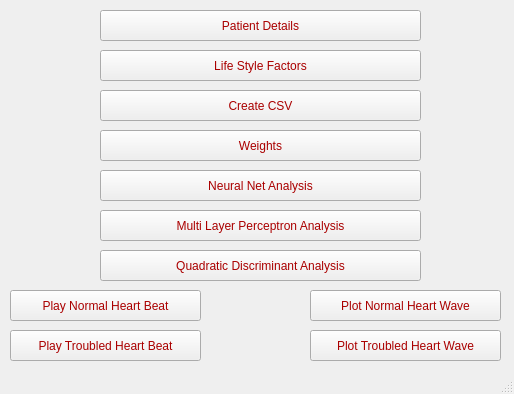
<?xml version="1.0" encoding="UTF-8"?>
<ui version="4.0">
 <class>MainWindow</class>
 <widget class="QMainWindow" name="MainWindow">
  <property name="geometry">
   <rect>
    <x>0</x>
    <y>0</y>
    <width>514</width>
    <height>394</height>
   </rect>
  </property>
  <property name="windowTitle">
   <string>Cardiovascular Disease Classification &amp; Plotting</string>
  </property>
  <property name="styleSheet">
   <string notr="true">color: rgb(170, 0, 0);
font: 75 12pt &quot;MS Shell Dlg 2&quot;;</string>
  </property>
  <widget class="QWidget" name="centralwidget">
   <widget class="QPushButton" name="pushButton">
    <property name="geometry">
     <rect>
      <x>100</x>
      <y>50</y>
      <width>321</width>
      <height>31</height>
     </rect>
    </property>
    <property name="text">
     <string>Life Style Factors</string>
    </property>
   </widget>
   <widget class="QPushButton" name="pushButton_2">
    <property name="geometry">
     <rect>
      <x>100</x>
      <y>90</y>
      <width>321</width>
      <height>31</height>
     </rect>
    </property>
    <property name="text">
     <string>Create CSV</string>
    </property>
   </widget>
   <widget class="QPushButton" name="pushButton_3">
    <property name="geometry">
     <rect>
      <x>100</x>
      <y>10</y>
      <width>321</width>
      <height>31</height>
     </rect>
    </property>
    <property name="text">
     <string>Patient Details</string>
    </property>
   </widget>
   <widget class="QPushButton" name="pushButton_5">
    <property name="geometry">
     <rect>
      <x>100</x>
      <y>130</y>
      <width>321</width>
      <height>31</height>
     </rect>
    </property>
    <property name="text">
     <string>Weights</string>
    </property>
   </widget>
   <widget class="QPushButton" name="pushButton_6">
    <property name="geometry">
     <rect>
      <x>100</x>
      <y>170</y>
      <width>321</width>
      <height>31</height>
     </rect>
    </property>
    <property name="text">
     <string>Neural Net Analysis</string>
    </property>
   </widget>
   <widget class="QPushButton" name="pushButton_7">
    <property name="geometry">
     <rect>
      <x>10</x>
      <y>290</y>
      <width>191</width>
      <height>31</height>
     </rect>
    </property>
    <property name="text">
     <string>Play Normal Heart Beat</string>
    </property>
   </widget>
   <widget class="QPushButton" name="pushButton_8">
    <property name="geometry">
     <rect>
      <x>10</x>
      <y>330</y>
      <width>191</width>
      <height>31</height>
     </rect>
    </property>
    <property name="text">
     <string>Play Troubled Heart Beat</string>
    </property>
   </widget>
   <widget class="QPushButton" name="pushButton_9">
    <property name="geometry">
     <rect>
      <x>310</x>
      <y>290</y>
      <width>191</width>
      <height>31</height>
     </rect>
    </property>
    <property name="text">
     <string>Plot Normal Heart Wave</string>
    </property>
   </widget>
   <widget class="QPushButton" name="pushButton_10">
    <property name="geometry">
     <rect>
      <x>310</x>
      <y>330</y>
      <width>191</width>
      <height>31</height>
     </rect>
    </property>
    <property name="text">
     <string>Plot Troubled Heart Wave</string>
    </property>
   </widget>
   <widget class="QPushButton" name="pushButton_11">
    <property name="geometry">
     <rect>
      <x>100</x>
      <y>210</y>
      <width>321</width>
      <height>31</height>
     </rect>
    </property>
    <property name="text">
     <string>Multi Layer Perceptron Analysis</string>
    </property>
   </widget>
   <widget class="QPushButton" name="pushButton_12">
    <property name="geometry">
     <rect>
      <x>100</x>
      <y>250</y>
      <width>321</width>
      <height>31</height>
     </rect>
    </property>
    <property name="text">
     <string>Quadratic Discriminant Analysis</string>
    </property>
   </widget>
  </widget>
  <widget class="QStatusBar" name="statusbar"/>
 </widget>
 <resources/>
 <connections/>
</ui>
